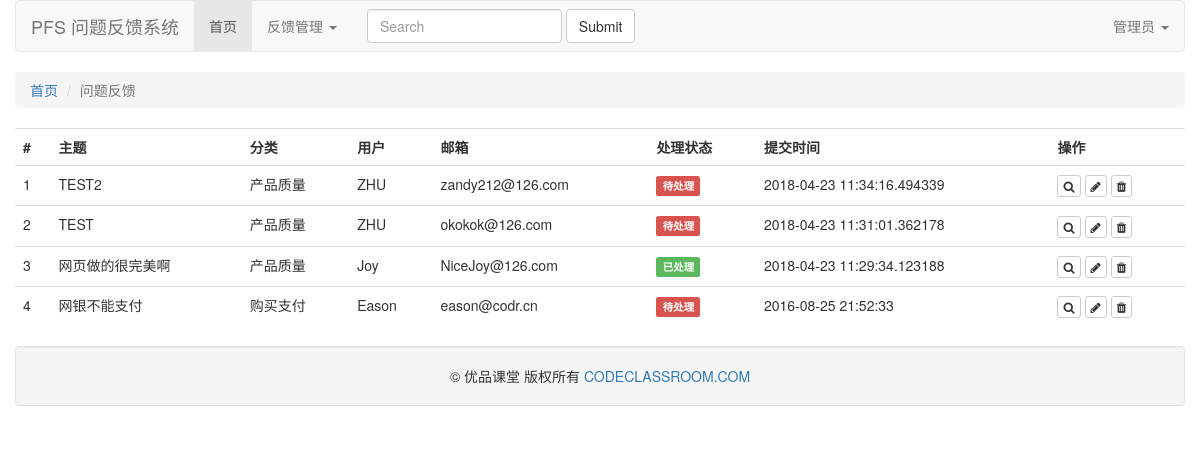
/admin/list/, run on the app's committed database.
### tables this page shows
CREATE TABLE "feedback"
(
	Subject text,
	CategoryID integer
		references category (ROWID),
	UserName text,
	Email text,
	Image text,
	Body text,
	IsProcessed boolean,
	Reply text,
	ReleaseTime datetime
);

CREATE TABLE category (
  CategoryName text

);

### pfs.py (the view)
@app.route('/admin/list/')
def feedback_list():
    conn = sqlite3.connect(DATABASE_URL)
    c = conn.cursor()
    sql = 'select f.ROWID,f.*,c.CategoryName from feedback f inner join category c on c.ROWID = f.CategoryID order by f.ROWID desc'
    feedbacks = c.execute(sql).fetchall()
    conn.close()
    return render_template('feedback-list.html', items=feedbacks)

### templates/feedback-list.html
{% extends 'base.html' %}
{% block main_content %}
<div class="row">
    <table class="table table-hover">
        <tr>
            <th>#</th>
            <th>主题</th>
            <th>分类</th>
            <th>用户</th>
            <th>邮箱</th>
            <th>处理状态</th>
            <th>提交时间</th>
            <th>操作</th>
        </tr>
        {% for item in items %}
            <tr>
                <td>{{ loop.index }}</td>
                <td>{{ item[1] }}</td>
                <td>{{ item[10] }}</td>
                <td>{{ item[3] }}</td>
                <td>{{ item[4] }}</td>
                <td><span class="label label-{{ 'danger' if item[7]==0 else 'success' }}">{{ '待处理' if item[7]==0 else '已处理' }}</span></td>
                <td>{{ item[9] }}</td>
                <td>
                    <a href="#" class="btn btn-default btn-xs" title="查看"><i class="fa fa-search"></i></a>
                    <a href="#" class="btn btn-default btn-xs" title="编辑"><i class="fa fa-pencil"></i></a>
                    <a href="{{ url_for('delete_feedback',id=item[0]) }}" class="btn btn-default btn-xs" title="删除"><i class="fa fa-trash"></i></a>
                </td>
            </tr>
        {% endfor %}
    </table>
</div>
{% endblock %}

### templates/base.html (shortened to what this page needs)
<!DOCTYPE html>
<html lang="zh">
<head>
    <link href="https://cdn.bootcss.com/bootstrap/3.3.7/css/bootstrap.min.css" rel="stylesheet">
    <link href="https://cdn.bootcss.com/font-awesome/4.7.0/css/font-awesome.min.css" rel="stylesheet">
</head>
<body>
    <div class="container">
        <div class="row">
            <nav class="navbar navbar-default" role="navigation">
                <div class="navbar-header">
                    <a class="navbar-brand" href="/">PFS 问题反馈系统</a>
                </div>
                <div class="collapse navbar-collapse navbar-ex1-collapse">
                    <ul class="nav navbar-nav">
                        <li class="active"><a href="/">首页</a></li>
                        <li class="dropdown">
                            <a href="#" class="dropdown-toggle" data-toggle="dropdown">反馈管理 <b class="caret"></b></a>
                        </li>
                    </ul>
                    <form class="navbar-form navbar-left" role="search">
                        <div class="form-group">
                            <input type="text" class="form-control" placeholder="Search">
                        </div>
                        <button type="submit" class="btn btn-default">Submit</button>
                    </form>
                    <ul class="nav navbar-nav navbar-right">
                        <li class="dropdown">
                            <a href="#" class="dropdown-toggle" data-toggle="dropdown">管理员 <b class="caret"></b></a>
                        </li>
                    </ul>
                </div>
            </nav>
        </div>
        <div class="row">
            <ul class="breadcrumb">
                <li><a href="/">首页</a></li>
                <li class="active">问题反馈</li>
            </ul>
        </div>
        {% block main_content %}
        {% endblock %}
        <div class="row">
            <div class="well text-center">
                &copy; 优品课堂 版权所有 <a href="http://codeclassroom.com">CODECLASSROOM.COM</a>
            </div>
        </div>
    </div>
</body>
</html>

### data on the page
feedback: Subject "TEST2", CategoryName "产品质量", UserName "ZHU", Email "zandy212@126.com", IsProcessed "待处理", ReleaseTime "2018-04-23 11:34:16.494339"
feedback: Subject "TEST", CategoryName "产品质量", UserName "ZHU", Email "okokok@126.com", IsProcessed "待处理", ReleaseTime "2018-04-23 11:31:01.362178"
feedback: Subject "网页做的很完美啊", CategoryName "产品质量", UserName "Joy", Email "NiceJoy@126.com", IsProcessed "已处理", ReleaseTime "2018-04-23 11:29:34.123188"
feedback: Subject "网银不能支付", CategoryName "购买支付", UserName "Eason", Email "eason@codr.cn", IsProcessed "待处理", ReleaseTime "2016-08-25 21:52:33"
